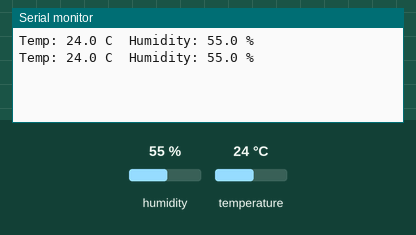
A sketch run on a simulated ESP32. On the bench: the last lines printed to the serial monitor. Inputs (shaded band) come from the test bench; at power-on: humidity 55 %, temperature 24 °C.

Above: at 4.8 s.
4.9 s: humidity set to 22 %
At 7.3 s:
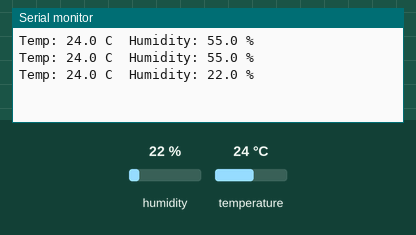
7.9 s: temperature set to 12 °C
At 8.4 s:
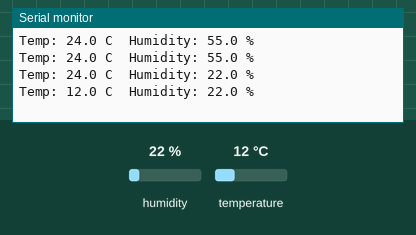
10.9 s: humidity set to 40 %
At 13.2 s:
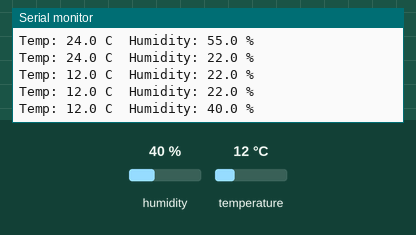
Timing chart, 0 to 14.7 s (numbered marks = the images above; inputs shaded):
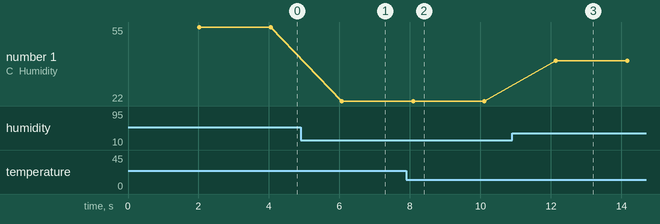

The sketch:

01_dht_old.ino
```cpp
#include <DHT.h>
#define DHTPIN 12
#define DHTTYPE DHT11
DHT dht(DHTPIN, DHTTYPE);

void setup() { Serial.begin(115200); dht.begin(); }

void loop() {
  delay(2000);
  float t = dht.readTemperature(), h = dht.readHumidity();
  if (isnan(t) || isnan(h)) { Serial.println("Read failed"); return; }
  Serial.printf("Temp: %.1f C  Humidity: %.1f %%\n", t, h);
}
```

Measured:
- after the input at 4.9 s, the serial monitor: prints a new line after 1.2 s (image 1)
- after the input at 7.9 s, the serial monitor: prints a new line after 0.19 s (image 2)
- after the input at 10.9 s, the serial monitor: prints a new line after 1.2 s (image 3)
- plotted number 1: 55 → 22 after the input at 4.9 s, 22 → 40 after the input at 10.9 s
